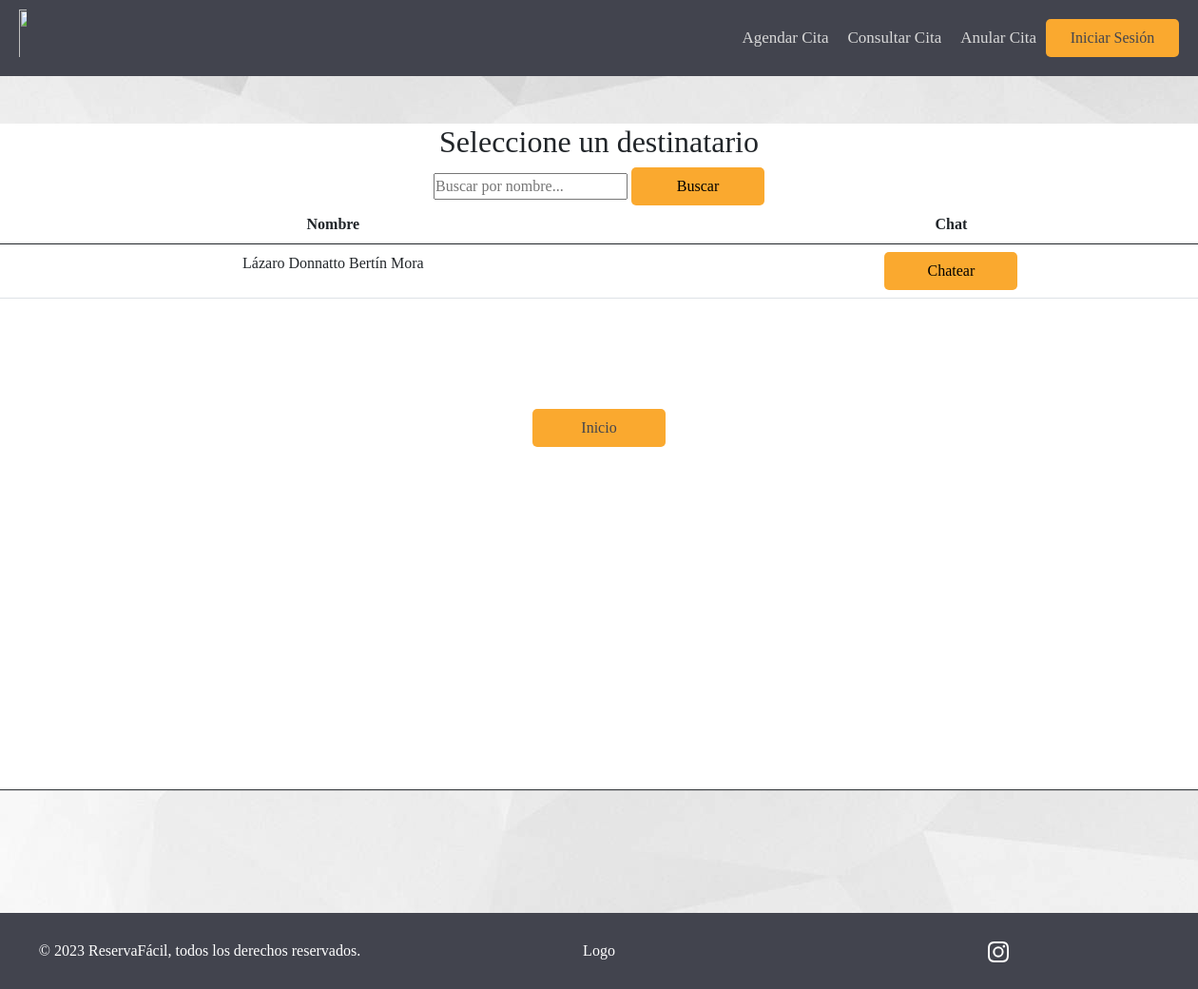
Before: /select_Destinatario/ with the older database file.
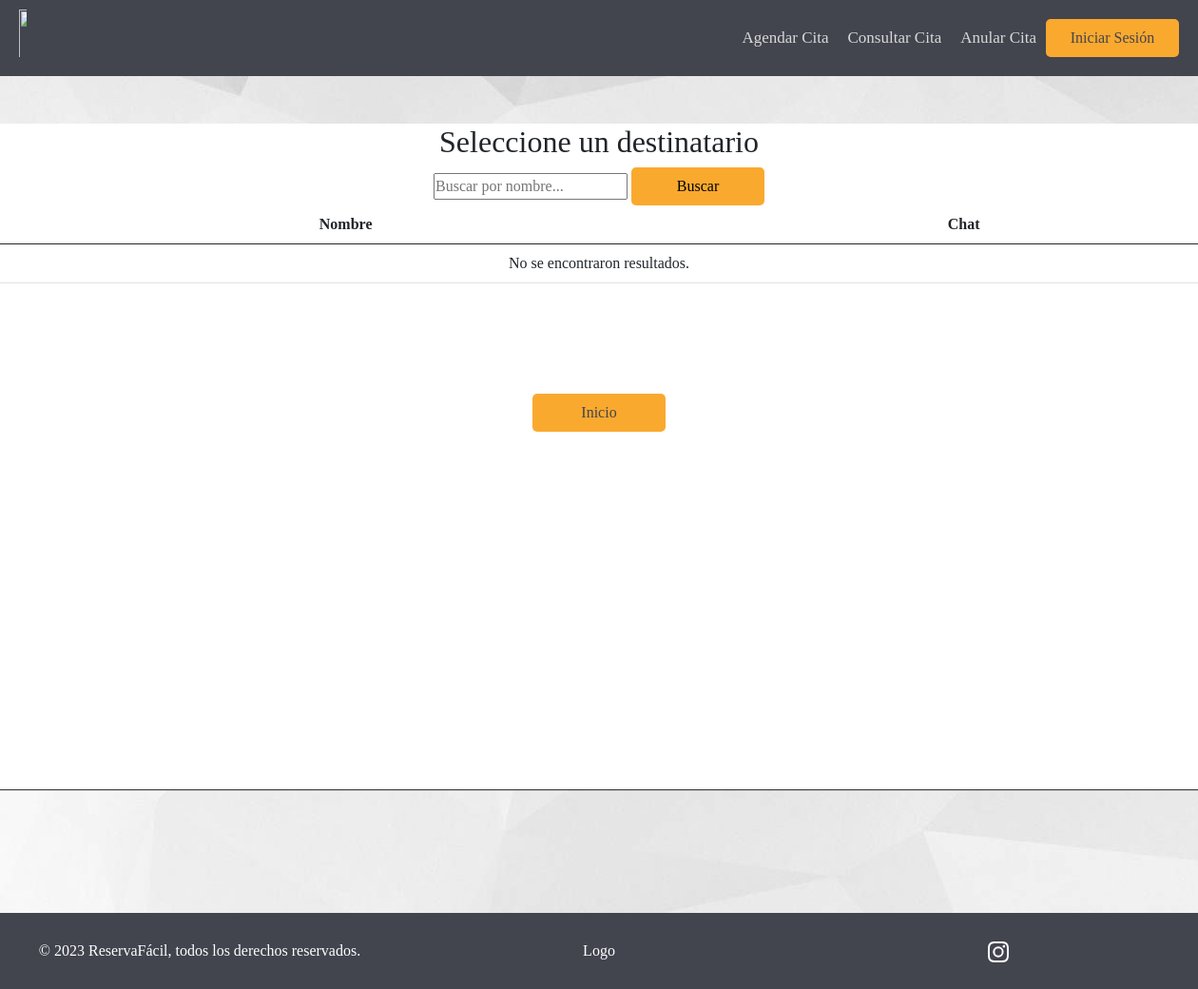
After: the same page with the newer database file.
### AppReservaFacil/models.py (models this page shows)
class Especialista(models.Model):
    ID_Especialista = models.IntegerField(primary_key=True, unique=True)
    Nombre_completo_E = models.CharField(max_length=256)
    Rut = models.CharField(max_length=9, null=True)
    Sexo = models.CharField(choices = ([('Femenino','Femenino'), ('Masculino','Masculino')]),max_length=9, null=True)
    Fecha_de_nacimiento_E = models.DateField(null=True)
    Direccion_E = models.CharField(max_length=256, null=True)
    Telefono_E = models.CharField(max_length=9, null=True)
    ini_con_especialista = models.DateField(null=True)
    fin_con_especialista = models.DateField(null=True)
    Foto_E = models.ImageField(upload_to='Paciente',null=True)
    Especialidad_P = models.ForeignKey(Especialidad,null=True, on_delete=models.RESTRICT,related_name="Especialidad_P")
    Especialidad_S = models.ForeignKey(Especialidad,null=True, on_delete=models.RESTRICT,related_name="Especialidad_S")
    Dia_Esp_P = MultiSelectField(choices=DIAS_CHOICES)
    Dia_Esp_S = MultiSelectField(choices=DIAS_CHOICES)
    Minutes_Esp_P_Lun = models.IntegerField(null = True, choices=MINUTOS_CHOICES)
    Minutes_Esp_P_Mar = models.IntegerField(null = True, choices=MINUTOS_CHOICES)
    Minutes_Esp_P_Mie = models.IntegerField(null = True, choices=MINUTOS_CHOICES)
    Minutes_Esp_P_Jue = models.IntegerField(null = True, choices=MINUTOS_CHOICES)
    Minutes_Esp_P_Vie = models.IntegerField(null = True, choices=MINUTOS_CHOICES)
    Minutes_Esp_P_Sab = models.IntegerField(null = True, choices=MINUTOS_CHOICES)
    Minutes_Esp_P_Dom = models.IntegerField(null = True, choices=MINUTOS_CHOICES)
    Minutes_Esp_S_Lun = models.IntegerField(null = True, choices=MINUTOS_CHOICES)
    Minutes_Esp_S_Mar = models.IntegerField(null = True, choices=MINUTOS_CHOICES)
    Minutes_Esp_S_Mie = models.IntegerField(null = True, choices=MINUTOS_CHOICES)
    Minutes_Esp_S_Jue = models.IntegerField(null = True, choices=MINUTOS_CHOICES)
    Minutes_Esp_S_Vie = models.IntegerField(null = True, choices=MINUTOS_CHOICES)
    Minutes_Esp_S_Sab = models.IntegerField(null = True, choices=MINUTOS_CHOICES)
    Minutes_Esp_S_Dom = models.IntegerField(null = True, choices=MINUTOS_CHOICES)
    Usuario_E = models.ForeignKey(User, null=True, on_delete=models.CASCADE)
    def __str__(self):
        ID_Especialista = str(self.ID_Especialista)
        return f'{self.Nombre_completo_E} {ID_Especialista}'

### AppReservaFacil/views.py (the view, shortened to what this page needs)
# urls.py: path('select_Destinatario/', views.select_destinatario, name='select_Destinatario'),
def select_destinatario(request):
    global destinatario
    todos_Especialistas = Especialista.objects.all()
    contexto = {
        'especialistas_filtrados': todos_Especialistas,
    }
    print(f'Valor de contexto: {contexto}')
    return render(request, "General/select_Destinatario.html", contexto)

### AppReservaFacil/templatetags/auth_extras.py (called while the page is built)
@register.filter(name='has_group')
def has_group(user, group_name):
    group = Group.objects.get(name=group_name)
    return True if group in user.groups.all() else False

### AppReservaFacil/templates/General/select_Destinatario.html (shortened to what this page needs)
{% extends "../Clientes/index.html" %}
{% block footer %}
    <div class="div-grande">
        <h2 id="titulo-inicio-sesion">Seleccione un destinatario</h2>
        <form method="POST" action="{% url 'select_Destinatario' %}">
            <input type="text" name="filtro" placeholder="Buscar por nombre...">
            <button type="submit" class="btn-naranja-mediano">Buscar</button>
        </form>
        <table class="table table-hover">
          <thead>
            <tr>
              <th scope="col">Nombre</th>
              <th scope="col">Chat</th>
            </tr>
          </thead>
          <tbody>
            {% for especialista in especialistas_filtrados %}
            <tr>
                <form method="POST">
                    <td>{{ especialista.Nombre_completo_E }}</td>
                    <td><button class="btn-naranja-mediano" value="{{especialista.Nombre_completo_E}}" type="submit"name="chat_btn">Chatear</button></td>
                </form>
            </tr>
            {% empty %}
            <tr>
              <td colspan="2">No se encontraron resultados.</td>
            </tr>
            {% endfor %}
          </tbody>
        </table>
        <button id="btn-home-cerrar-sesion" type="button" class="btn-naranja-mediano" style="align-self: auto;"><a href="/">Inicio</a></button>
    </div>
{% endblock %}

Changed rows visible on the page:
removed Especialista: Nombre_completo_E "Lázaro Donnatto Bertín Mora"
Other visible differences:
text now shown: "No se encontraron resultados."
